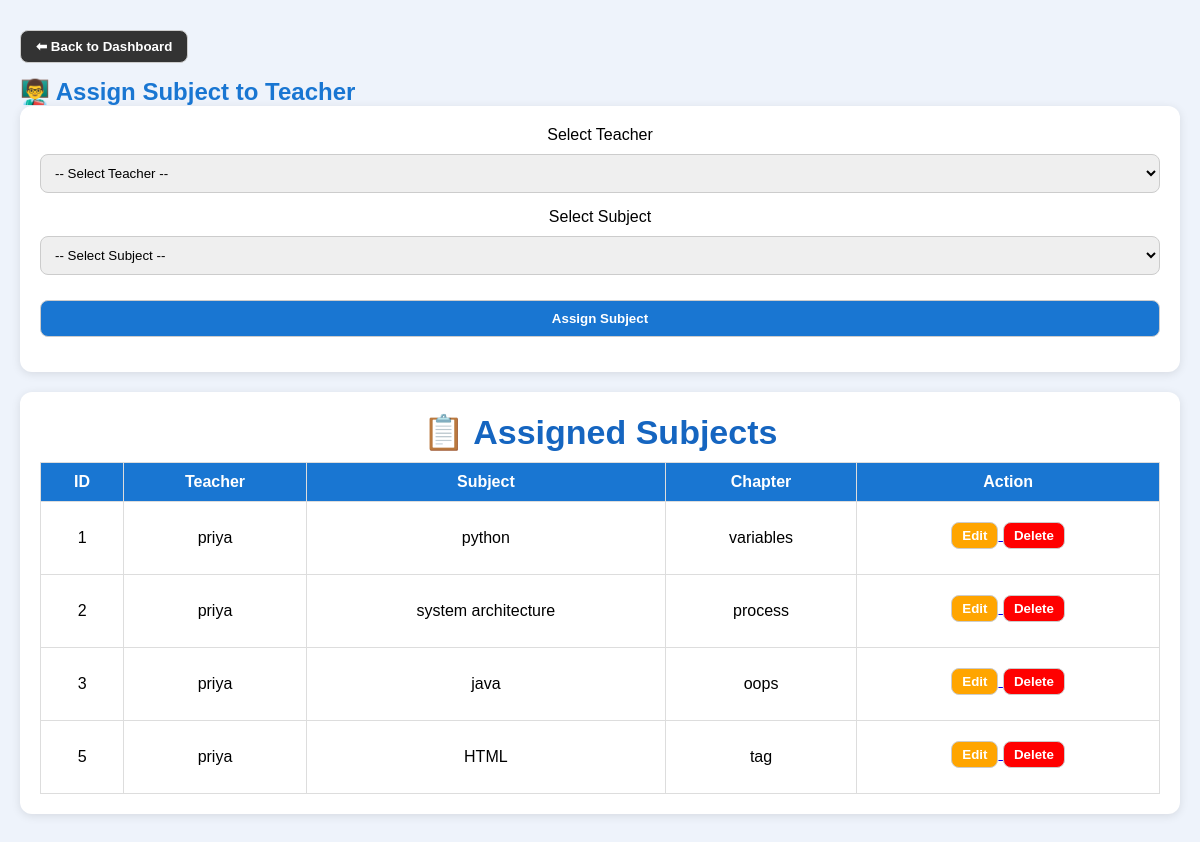
Screenshot of /assign_subject (signed in) with the database file from the repository.
### models.py (models this page shows, shortened)
class Subject(db.Model):
    id = db.Column(db.Integer, primary_key=True)
    subject_name = db.Column(db.String(100), unique=True, nullable=False)
    chapter_name = db.Column(db.String(100), nullable=False)
    teacher_id = db.Column(db.Integer, db.ForeignKey('user.id'))
    quizzes = db.relationship('Quiz', backref='subject', lazy=True)

class User(db.Model):
    id = db.Column(db.Integer, primary_key=True)
    fullname = db.Column(db.String(100), nullable=False)
    email = db.Column(db.String(100), unique=True, nullable=False)
    password = db.Column(db.String(300), nullable=False)
    role = db.Column(db.String(50), nullable=False)
    subjects = db.relationship('Subject', backref='teacher', lazy=True)
    quizzes = db.relationship('Quiz', backref='teacher', lazy=True)
    results = db.relationship('Result', backref='student', lazy=True)

### app.py (the view)
@app.route('/assign_subject', methods=['GET', 'POST'])
def assign_subject():
    if session.get('role') != 'admin':
        return redirect('/')
    teachers = User.query.filter_by(role='teacher').all()
    subjects = Subject.query.filter_by(
        teacher_id=None
    ).all()
    if request.method == 'POST':
        subject_id = request.form['subject_id']
        teacher_id = request.form['teacher_id']
        subject = Subject.query.get(subject_id)
        subject.teacher_id = teacher_id
        db.session.commit()
    return render_template(
        'assign_subject.html',
        teachers=teachers,
        subjects=subjects,
        assigned_subjects=Subject.query.filter(
            Subject.teacher_id.isnot(None)
        ).all()
    )

### templates/assign_subject.html (shortened to what this page needs)
<!DOCTYPE html>
<html>
<head>
    <link rel="stylesheet"
          href="{{ url_for('static', filename='style.css') }}">
</head>
<body>
<div class="container">
    <a href="/admin_dashboard">
        <button type="button"
                style="background:#333; width:auto; padding:8px 15px;">
            ⬅ Back to Dashboard
        </button>
    </a>
    <h2>👨‍🏫 Assign Subject to Teacher</h2>
    <div class="card">
        <form method="POST">
            <label>Select Teacher</label>
            <select name="teacher_id" required>
                <option value="">
                    -- Select Teacher --
                </option>
            </select>
            <label>Select Subject</label>
            <select name="subject_id" required>
                <option value="">
                    -- Select Subject --
                </option>
            </select>
            <button type="submit">
                Assign Subject
            </button>
        </form>
    </div>
    <div class="card">
        <h2>📋 Assigned Subjects</h2>
        <table>
            <tr>
                <th>ID</th>
                <th>Teacher</th>
                <th>Subject</th>
                <th>Chapter</th>
                <th>Action</th>
            </tr>
            {% for assign in assigned_subjects %}
            <tr>
                <td>{{ assign.id }}</td>
                <td>
                    {{ assign.teacher.fullname if assign.teacher else 'Not Assigned' }}
                </td>
                <td>{{ assign.subject_name }}</td>
                <td>{{ assign.chapter_name }}</td>
                <td>
                    <a href="/edit_assigned_subject/{{ assign.id }}">
                        <button type="button"
                                style="background:orange;
                                       width:auto;
                                       padding:5px 10px;">
                            Edit
                        </button>
                    </a>
                    <a href="/delete_assigned_subject/{{ assign.id }}"
                       onclick="return confirm('Are you sure to delete?')">
                        <button type="button"
                                style="background:red;
                                       width:auto;
                                       padding:5px 10px;">
                            Delete
                        </button>
                    </a>
                </td>
            </tr>
            {% endfor %}
        </table>
    </div>
</div>
</body>
</html>

### static/style.css (style rules this page uses)
* { margin:0; padding:0; box-sizing:border-box; font-family:Arial, sans-serif; }
body { background:#eef3fb; }
.card { background:white; padding:30px; border-radius:18px; text-align:center; box-shadow:0 6px 15px rgba(0,0,0,0.1); transition:0.3s; }
.card h2 { color:#1565c0; font-size:34px; margin-bottom:10px; }
table { width:100%; border-collapse:collapse; }
th,td { padding:14px; border:1px solid #eee; text-align:center; }
th { background:#1565c0; color:white; }

### templates/assign_subject.html (style rules this page uses)
.container { padding: 20px; }
.card { background: white; padding: 20px; border-radius: 12px; box-shadow: 0px 2px 10px rgba(0,0,0,0.1); margin-bottom: 20px; }
h2 { color: #1976d2; }
select, button { width: 100%; padding: 10px; margin-top: 10px; margin-bottom: 15px; border-radius: 8px; border: 1px solid #ccc; }
button { background: #1976d2; color: white; font-weight: bold; cursor: pointer; }
table { width: 100%; border-collapse: collapse; }
table th, table td { padding: 10px; border: 1px solid #ddd; text-align: center; }
table th { background: #1976d2; color: white; }

### rows the page displays
Subject: id "1", teacher "priya", subject_name "python", chapter_name "variables"
Subject: id "2", teacher "priya", subject_name "system architecture", chapter_name "process"
Subject: id "3", teacher "priya", subject_name "java", chapter_name "oops"
Subject: id "5", teacher "priya", subject_name "HTML", chapter_name "tag"
